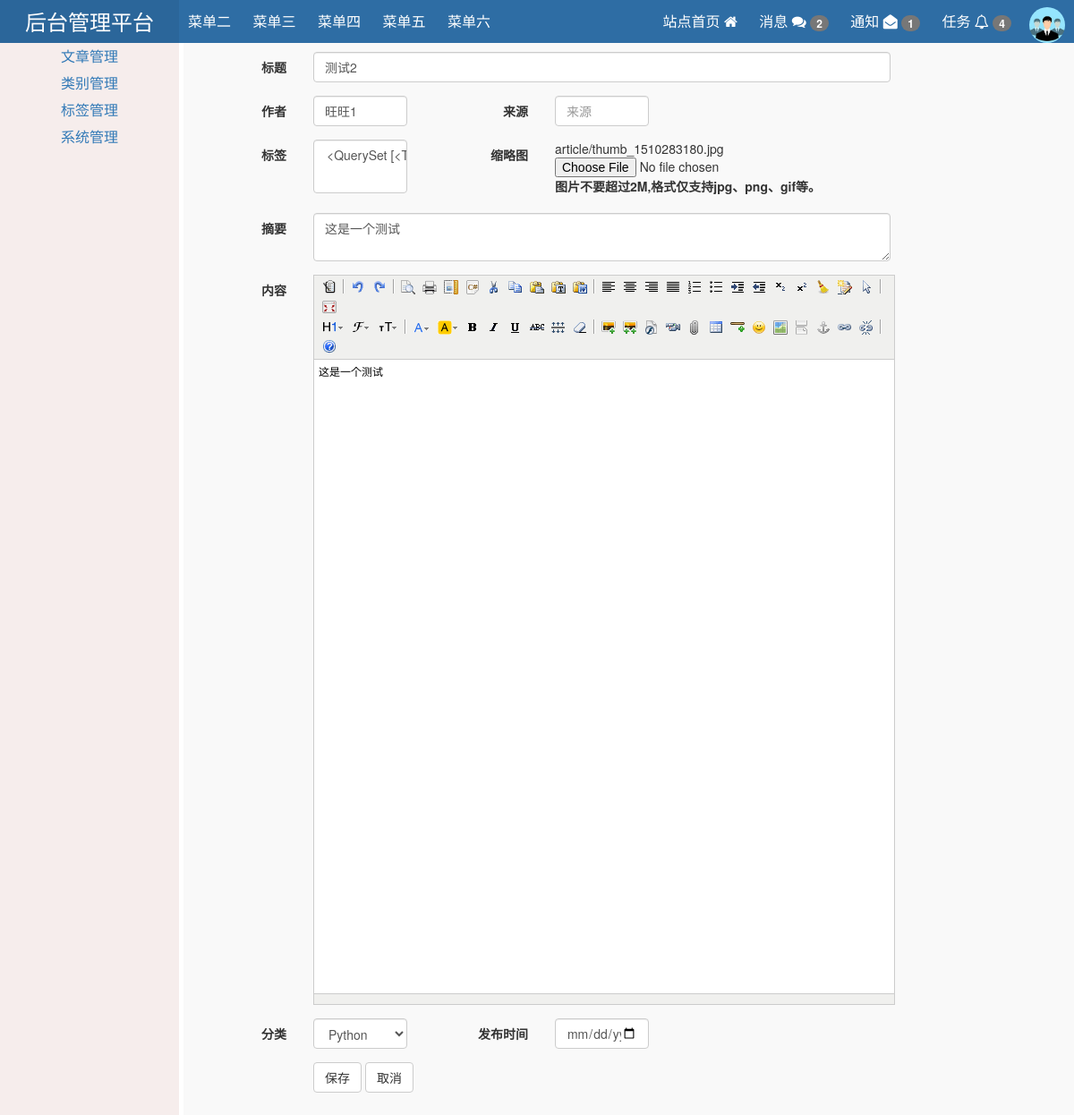
The app's page /backend/article_edit?nid=18 with its own data.
### users/models.py (models this page shows, shortened)
class Article(models.Model):
    title = models.CharField(verbose_name='标题',max_length=32,)
    author = models.CharField(verbose_name='作者',max_length=12)
    summary = models.CharField(verbose_name='摘要', max_length=100)
    img = models.ImageField(verbose_name='缩略图',upload_to="./article/",
                            help_text="大小200*200，不超过200k",
                            default="/upload/article/common.jpg",
                            auto_created=True,
                            null=True,blank=True)
    content = models.TextField(verbose_name='内容', max_length=9999)
    tag = models.ManyToManyField('Tag',verbose_name='标签')
    classify = models.ForeignKey('Classify',verbose_name='分类')
    create_time = models.DateTimeField(verbose_name='发布时间',auto_now_add=True)
    update_time = models.DateTimeField(verbose_name='更新时间',auto_now_add=True)
    class Meta:
        db_table = 'article'
        verbose_name_plural = '全部文章'

class Classify(models.Model):
    name = models.CharField(verbose_name='名称',max_length=12)
    class Meta:
        db_table = 'classify'
        verbose_name_plural = '文章分类'
        verbose_name = '文章分类'
    def __str__(self):
        return self.name

### backend/views.py (the view)
def article_edit(request):
    if request.method=="GET":
        nid = request.GET.get('nid')
        print(nid)
        article = Article.objects.filter(id=nid).first()
        tags = article.tag.all()
        print(tags)
        return render(request,'backend/article_edit.html',{'article':article,'tag':tags})
    elif request.method=="POST":
        nid = request.GET.get('nid')
        title = request.POST.get('title')
        author = request.POST.get('author')
        Article.objects.filter(id=nid).update(id=nid,title=title,author=author)
        return redirect("/article_list")

### users/models.py (called while the page is built)
    def __str__(self):
        return self.name

### templates/backend/article_edit.html (shortened to what this page needs)
{% extends 'backend/index.html' %}
{% load staticfiles %}
{% block content %}
<form class="form-horizontal" method="post" enctype="multipart/form-data" action="./article_edit" style="width: 80%;">
  <div class="form-group">
    <label for="inputEmail3" class="col-sm-2 control-label">标题</label>
    <div class="col-sm-10">
      <input type="text" name="title" class="form-control" value="{{ article.title }}">
    </div>
  </div>
    <div class="row" style="margin-bottom: 15px;">
         <label for="inputEmail3" class="col-sm-2 control-label">作者</label>
    <div class="col-xs-2">
      <input type="text" class="form-control" name="author" value="{{ article.author }}">
    </div>
        <label for="inputEmail3" class="col-sm-2 control-label">来源</label>
  <div class="col-xs-2">
      <input type="text" class="form-control" id="inputEmail3" placeholder="来源">
    </div>
  </div>
    <div class="row" style="margin-bottom: 15px;">
    <label for="inputEmail3" class="col-sm-2 control-label">标签</label>
    <div class="col-sm-2">
        <select multiple name="tag" class="form-control" style="height: 60px;">
                <option value="{{ tag }}">{{ tag }}</option>
</select>
    </div>
        <label for="inputEmail3" class="col-sm-2 control-label">缩略图</label>
      <div class="col-xs-5">
          {{ article.img }}
      <input type="file"  name="img" value="{{ article.classify }}" placeholder="{{ article.classify }}"><label>图片不要超过2M,格式仅支持jpg、png、gif等。</label>
    </div>
  </div>
    <div class="form-group">
    <label for="inputEmail3" class="col-sm-2 control-label">摘要</label>
    <div class="col-sm-10">
      <textarea class="form-control" rows="2" name="summary" placeholder="文章摘要，不超过100字！">{{ article.summary }}</textarea>
    </div>
  </div>
    <div class="form-group">
    <label for="inputEmail3" class="col-sm-2 control-label">内容</label>
    <div class="col-sm-10">
    </div>
  </div>
     <div class="row" style="margin-bottom: 15px;">
         <label for="inputEmail3" class="col-sm-2 control-label">分类</label>
    <div class="col-xs-2">
        <select class="form-control" name="classify">
                <option value="{{ article.classify }}">{{  article.classify }}</option>
        </select>
    </div>
        <label for="inputEmail3" class="col-sm-2 control-label">发布时间</label>
  <div class="col-xs-2">
      <input type="date" class="form-control" name="create_date" id="mydate" value="123456" />
    </div>
  </div>
  <div class="form-group">
    <div class="col-sm-offset-2 col-sm-10">
         <button type="submit" class="btn btn-default">保存</button>
        <button type="reset" class="btn btn-default">取消</button>
    </div>
  </div>
</form>
{% endblock %}

### templates/backend/index.html (style rules this page uses)
body { margin: 0 auto; }

### records on screen
Article: title "测试2", author "旺旺1", img "article/thumb_1510283180.jpg", summary "这是一个测试", classify "Python"
